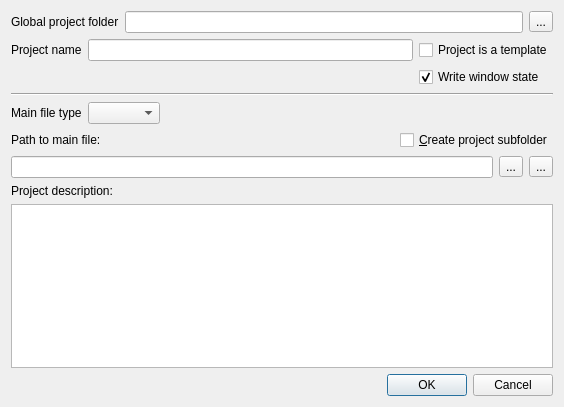
<?xml version="1.0" encoding="UTF-8"?>
<ui version="4.0">
 <class>ProjectCreate</class>
 <widget class="QDialog" name="ProjectCreate">
  <property name="geometry">
   <rect>
    <x>0</x>
    <y>0</y>
    <width>564</width>
    <height>407</height>
   </rect>
  </property>
  <property name="windowTitle">
   <string>Create Project</string>
  </property>
  <layout class="QGridLayout" name="gridLayout_3">
   <item row="0" column="0">
    <layout class="QHBoxLayout" name="horizontalLayout_8">
     <item>
      <widget class="QLabel" name="label_5">
       <property name="text">
        <string>Global project folder</string>
       </property>
      </widget>
     </item>
     <item>
      <widget class="QLineEdit" name="projDirLineEdit">
       <property name="readOnly">
        <bool>true</bool>
       </property>
      </widget>
     </item>
     <item>
      <widget class="QToolButton" name="projDirToolButton">
       <property name="toolTip">
        <string>Change Global project folder</string>
       </property>
       <property name="text">
        <string>...</string>
       </property>
      </widget>
     </item>
    </layout>
   </item>
   <item row="1" column="0">
    <layout class="QGridLayout" name="gridLayout_2">
     <item row="0" column="0">
      <widget class="QLabel" name="label_2">
       <property name="text">
        <string>Project name</string>
       </property>
      </widget>
     </item>
     <item row="0" column="1">
      <widget class="QLineEdit" name="projectNameEdit"/>
     </item>
     <item row="0" column="2">
      <widget class="QCheckBox" name="templateCheckBox">
       <property name="toolTip">
        <string>Project will be saved in user's Templates folder</string>
       </property>
       <property name="text">
        <string>Project is a template</string>
       </property>
      </widget>
     </item>
     <item row="1" column="0" colspan="2">
      <spacer name="horizontalSpacer">
       <property name="orientation">
        <enum>Qt::Horizontal</enum>
       </property>
       <property name="sizeHint" stdset="0">
        <size>
         <width>394</width>
         <height>20</height>
        </size>
       </property>
      </spacer>
     </item>
     <item row="1" column="2">
      <widget class="QCheckBox" name="winStateCheckbox">
       <property name="toolTip">
        <string>Save window sizes and positions with the project</string>
       </property>
       <property name="text">
        <string>Write window state</string>
       </property>
       <property name="checked">
        <bool>true</bool>
       </property>
      </widget>
     </item>
    </layout>
   </item>
   <item row="2" column="0">
    <widget class="Line" name="line">
     <property name="orientation">
      <enum>Qt::Horizontal</enum>
     </property>
    </widget>
   </item>
   <item row="3" column="0">
    <layout class="QHBoxLayout" name="horizontalLayout_5">
     <item>
      <widget class="QLabel" name="label_4">
       <property name="text">
        <string>Main file type</string>
       </property>
      </widget>
     </item>
     <item>
      <widget class="QComboBox" name="projectFileTypeCB"/>
     </item>
     <item>
      <spacer name="horizontalSpacer_3">
       <property name="orientation">
        <enum>Qt::Horizontal</enum>
       </property>
       <property name="sizeHint" stdset="0">
        <size>
         <width>40</width>
         <height>20</height>
        </size>
       </property>
      </spacer>
     </item>
    </layout>
   </item>
   <item row="4" column="0">
    <layout class="QHBoxLayout" name="horizontalLayout_4">
     <item>
      <widget class="QLabel" name="label">
       <property name="text">
        <string>Path to main file:</string>
       </property>
      </widget>
     </item>
     <item>
      <spacer name="horizontalSpacer_2">
       <property name="orientation">
        <enum>Qt::Horizontal</enum>
       </property>
       <property name="sizeHint" stdset="0">
        <size>
         <width>40</width>
         <height>20</height>
        </size>
       </property>
      </spacer>
     </item>
     <item>
      <widget class="QCheckBox" name="createFolderCheckbox">
       <property name="toolTip">
        <string>Recommended especially for audio projects to keep all project files in one folder</string>
       </property>
       <property name="text">
        <string>&amp;Create project subfolder</string>
       </property>
      </widget>
     </item>
    </layout>
   </item>
   <item row="5" column="0">
    <layout class="QGridLayout" name="gridLayout">
     <item row="0" column="0">
      <widget class="QLineEdit" name="storageDirEdit">
       <property name="focusPolicy">
        <enum>Qt::NoFocus</enum>
       </property>
       <property name="readOnly">
        <bool>true</bool>
       </property>
      </widget>
     </item>
     <item row="0" column="1">
      <widget class="QToolButton" name="browseDirButton">
       <property name="toolTip">
        <string>Change folder for project files</string>
       </property>
       <property name="text">
        <string>...</string>
       </property>
      </widget>
     </item>
     <item row="0" column="2">
      <widget class="QToolButton" name="restorePathButton">
       <property name="toolTip">
        <string>Reset to Global project folder</string>
       </property>
       <property name="text">
        <string>...</string>
       </property>
      </widget>
     </item>
    </layout>
   </item>
   <item row="6" column="0">
    <widget class="QLabel" name="label_3">
     <property name="text">
      <string>Project description:</string>
     </property>
    </widget>
   </item>
   <item row="7" column="0">
    <widget class="QPlainTextEdit" name="commentEdit">
     <property name="toolTip">
      <string>Add information about the song. It will be displayed when the song is opened.</string>
     </property>
    </widget>
   </item>
   <item row="8" column="0">
    <layout class="QHBoxLayout" name="horizontalLayout_2">
     <item>
      <spacer name="horizontalSpacer_5">
       <property name="orientation">
        <enum>Qt::Horizontal</enum>
       </property>
       <property name="sizeHint" stdset="0">
        <size>
         <width>40</width>
         <height>20</height>
        </size>
       </property>
      </spacer>
     </item>
     <item>
      <widget class="QDialogButtonBox" name="buttonBox">
       <property name="orientation">
        <enum>Qt::Horizontal</enum>
       </property>
       <property name="standardButtons">
        <set>QDialogButtonBox::Cancel|QDialogButtonBox::Ok</set>
       </property>
      </widget>
     </item>
    </layout>
   </item>
  </layout>
 </widget>
 <tabstops>
  <tabstop>projectNameEdit</tabstop>
  <tabstop>templateCheckBox</tabstop>
  <tabstop>winStateCheckbox</tabstop>
  <tabstop>projectFileTypeCB</tabstop>
  <tabstop>createFolderCheckbox</tabstop>
  <tabstop>storageDirEdit</tabstop>
  <tabstop>browseDirButton</tabstop>
  <tabstop>restorePathButton</tabstop>
  <tabstop>commentEdit</tabstop>
  <tabstop>projDirToolButton</tabstop>
  <tabstop>projDirLineEdit</tabstop>
 </tabstops>
 <resources/>
 <connections>
  <connection>
   <sender>buttonBox</sender>
   <signal>rejected()</signal>
   <receiver>ProjectCreate</receiver>
   <slot>reject()</slot>
   <hints>
    <hint type="sourcelabel">
     <x>316</x>
     <y>260</y>
    </hint>
    <hint type="destinationlabel">
     <x>286</x>
     <y>274</y>
    </hint>
   </hints>
  </connection>
 </connections>
</ui>
